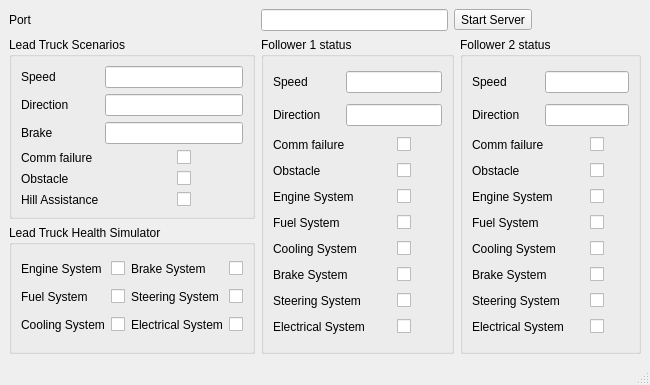
<?xml version="1.0" encoding="UTF-8"?>
<ui version="4.0">
 <class>MainWindow</class>
 <widget class="QMainWindow" name="MainWindow">
  <property name="geometry">
   <rect>
    <x>0</x>
    <y>0</y>
    <width>650</width>
    <height>385</height>
   </rect>
  </property>
  <property name="windowTitle">
   <string>Lead Truck</string>
  </property>
  <widget class="QWidget" name="centralwidget">
   <layout class="QGridLayout" name="gridLayout_5">
    <item row="0" column="0">
     <widget class="QLabel" name="label">
      <property name="text">
       <string>Port</string>
      </property>
     </widget>
    </item>
    <item row="2" column="0">
     <widget class="QGroupBox" name="groupBox_2">
      <property name="title">
       <string>Lead Truck Health Simulator</string>
      </property>
      <layout class="QGridLayout" name="gridLayout">
       <item row="1" column="0">
        <widget class="QLabel" name="label_3">
         <property name="text">
          <string>Fuel System</string>
         </property>
        </widget>
       </item>
       <item row="2" column="2">
        <widget class="QLabel" name="label_6">
         <property name="text">
          <string>Electrical System</string>
         </property>
        </widget>
       </item>
       <item row="2" column="0">
        <widget class="QLabel" name="label_7">
         <property name="text">
          <string>Cooling System</string>
         </property>
        </widget>
       </item>
       <item row="0" column="0">
        <widget class="QLabel" name="label_2">
         <property name="text">
          <string>Engine System</string>
         </property>
        </widget>
       </item>
       <item row="0" column="2">
        <widget class="QLabel" name="label_4">
         <property name="text">
          <string>Brake System</string>
         </property>
        </widget>
       </item>
       <item row="1" column="2">
        <widget class="QLabel" name="label_5">
         <property name="text">
          <string>Steering System</string>
         </property>
        </widget>
       </item>
       <item row="0" column="1">
        <widget class="QCheckBox" name="cbLeadEngineSystem">
         <property name="text">
          <string/>
         </property>
        </widget>
       </item>
       <item row="1" column="1">
        <widget class="QCheckBox" name="cbLeadFuelSystem">
         <property name="text">
          <string/>
         </property>
        </widget>
       </item>
       <item row="2" column="1">
        <widget class="QCheckBox" name="cbLeadCoolingSystem">
         <property name="text">
          <string/>
         </property>
        </widget>
       </item>
       <item row="0" column="3">
        <widget class="QCheckBox" name="cbLeadBrakeSystem">
         <property name="text">
          <string/>
         </property>
        </widget>
       </item>
       <item row="1" column="3">
        <widget class="QCheckBox" name="cbLeadSteeringSystem">
         <property name="text">
          <string/>
         </property>
        </widget>
       </item>
       <item row="2" column="3">
        <widget class="QCheckBox" name="cbLeadElectricalSystem">
         <property name="text">
          <string/>
         </property>
        </widget>
       </item>
      </layout>
     </widget>
    </item>
    <item row="1" column="3" rowspan="2" colspan="2">
     <widget class="QGroupBox" name="groupBox_4">
      <property name="title">
       <string>Follower 2 status</string>
      </property>
      <layout class="QGridLayout" name="gridLayout_4">
       <item row="3" column="2">
        <widget class="QCheckBox" name="checkF2Obstacle">
         <property name="text">
          <string/>
         </property>
        </widget>
       </item>
       <item row="4" column="0" colspan="2">
        <widget class="QLabel" name="label_30">
         <property name="text">
          <string>Engine System</string>
         </property>
        </widget>
       </item>
       <item row="4" column="2">
        <widget class="QCheckBox" name="checkF2EngineSystem">
         <property name="text">
          <string/>
         </property>
        </widget>
       </item>
       <item row="1" column="0">
        <widget class="QLabel" name="label_26">
         <property name="text">
          <string>Direction</string>
         </property>
        </widget>
       </item>
       <item row="7" column="0" colspan="2">
        <widget class="QLabel" name="label_33">
         <property name="text">
          <string>Brake System</string>
         </property>
        </widget>
       </item>
       <item row="8" column="0" colspan="2">
        <widget class="QLabel" name="label_34">
         <property name="text">
          <string>Steering System</string>
         </property>
        </widget>
       </item>
       <item row="0" column="0">
        <widget class="QLabel" name="label_25">
         <property name="text">
          <string>Speed</string>
         </property>
        </widget>
       </item>
       <item row="1" column="1" colspan="2">
        <widget class="QLineEdit" name="LineF2Direction"/>
       </item>
       <item row="2" column="0" colspan="2">
        <widget class="QLabel" name="label_27">
         <property name="text">
          <string>Comm failure</string>
         </property>
        </widget>
       </item>
       <item row="8" column="2">
        <widget class="QCheckBox" name="checkF2SteeringSystem">
         <property name="text">
          <string/>
         </property>
        </widget>
       </item>
       <item row="9" column="2">
        <widget class="QCheckBox" name="checkF2ElectricaSystem">
         <property name="text">
          <string/>
         </property>
        </widget>
       </item>
       <item row="0" column="1" colspan="2">
        <widget class="QLineEdit" name="lineF2Speed"/>
       </item>
       <item row="9" column="0" colspan="2">
        <widget class="QLabel" name="label_35">
         <property name="text">
          <string>Electrical System</string>
         </property>
        </widget>
       </item>
       <item row="7" column="2">
        <widget class="QCheckBox" name="checkF2BrakeSystem">
         <property name="text">
          <string/>
         </property>
        </widget>
       </item>
       <item row="6" column="0" colspan="2">
        <widget class="QLabel" name="label_32">
         <property name="text">
          <string>Cooling System</string>
         </property>
        </widget>
       </item>
       <item row="2" column="2">
        <widget class="QCheckBox" name="checkF2CommFailure">
         <property name="text">
          <string/>
         </property>
        </widget>
       </item>
       <item row="5" column="0">
        <widget class="QLabel" name="label_31">
         <property name="text">
          <string>Fuel System</string>
         </property>
        </widget>
       </item>
       <item row="5" column="2">
        <widget class="QCheckBox" name="checkF2FuelSystem">
         <property name="text">
          <string/>
         </property>
        </widget>
       </item>
       <item row="6" column="2">
        <widget class="QCheckBox" name="checkF2CoolingSystem">
         <property name="text">
          <string/>
         </property>
        </widget>
       </item>
       <item row="3" column="0">
        <widget class="QLabel" name="label_28">
         <property name="text">
          <string>Obstacle</string>
         </property>
        </widget>
       </item>
      </layout>
     </widget>
    </item>
    <item row="0" column="1">
     <widget class="QLineEdit" name="txtPort"/>
    </item>
    <item row="0" column="2" colspan="2">
     <widget class="QToolButton" name="btnStartServer">
      <property name="text">
       <string>Start Server</string>
      </property>
     </widget>
    </item>
    <item row="1" column="1" rowspan="2" colspan="2">
     <widget class="QGroupBox" name="groupBox_3">
      <property name="title">
       <string>Follower 1 status</string>
      </property>
      <layout class="QGridLayout" name="gridLayout_3">
       <item row="4" column="2">
        <widget class="QCheckBox" name="checkF1EngineSystem">
         <property name="text">
          <string/>
         </property>
        </widget>
       </item>
       <item row="3" column="2">
        <widget class="QCheckBox" name="checkF1Obstacle">
         <property name="text">
          <string/>
         </property>
        </widget>
       </item>
       <item row="5" column="0">
        <widget class="QLabel" name="label_18">
         <property name="text">
          <string>Fuel System</string>
         </property>
        </widget>
       </item>
       <item row="4" column="0" colspan="2">
        <widget class="QLabel" name="label_17">
         <property name="text">
          <string>Engine System</string>
         </property>
        </widget>
       </item>
       <item row="6" column="2">
        <widget class="QCheckBox" name="checkF1CoolingSystem">
         <property name="text">
          <string/>
         </property>
        </widget>
       </item>
       <item row="7" column="2">
        <widget class="QCheckBox" name="checkF1BrakeSystem">
         <property name="text">
          <string/>
         </property>
        </widget>
       </item>
       <item row="9" column="2">
        <widget class="QCheckBox" name="checkF1ElectricaSystem">
         <property name="text">
          <string/>
         </property>
        </widget>
       </item>
       <item row="0" column="0">
        <widget class="QLabel" name="label_13">
         <property name="text">
          <string>Speed</string>
         </property>
        </widget>
       </item>
       <item row="5" column="2">
        <widget class="QCheckBox" name="checkF1FuelSystem">
         <property name="text">
          <string/>
         </property>
        </widget>
       </item>
       <item row="2" column="0" colspan="2">
        <widget class="QLabel" name="label_23">
         <property name="text">
          <string>Comm failure</string>
         </property>
        </widget>
       </item>
       <item row="0" column="1" colspan="2">
        <widget class="QLineEdit" name="lineF1Speed"/>
       </item>
       <item row="6" column="0" colspan="2">
        <widget class="QLabel" name="label_19">
         <property name="text">
          <string>Cooling System</string>
         </property>
        </widget>
       </item>
       <item row="1" column="0">
        <widget class="QLabel" name="label_15">
         <property name="text">
          <string>Direction</string>
         </property>
        </widget>
       </item>
       <item row="2" column="2">
        <widget class="QCheckBox" name="checkF1CommFailure">
         <property name="text">
          <string/>
         </property>
        </widget>
       </item>
       <item row="7" column="0" colspan="2">
        <widget class="QLabel" name="label_20">
         <property name="text">
          <string>Brake System</string>
         </property>
        </widget>
       </item>
       <item row="8" column="0" colspan="2">
        <widget class="QLabel" name="label_22">
         <property name="text">
          <string>Steering System</string>
         </property>
        </widget>
       </item>
       <item row="3" column="0">
        <widget class="QLabel" name="label_14">
         <property name="text">
          <string>Obstacle</string>
         </property>
        </widget>
       </item>
       <item row="1" column="1" colspan="2">
        <widget class="QLineEdit" name="LineF1Direction"/>
       </item>
       <item row="9" column="0" colspan="2">
        <widget class="QLabel" name="label_21">
         <property name="text">
          <string>Electrical System</string>
         </property>
        </widget>
       </item>
       <item row="8" column="2">
        <widget class="QCheckBox" name="checkF1SteeringSystem">
         <property name="text">
          <string/>
         </property>
        </widget>
       </item>
      </layout>
     </widget>
    </item>
    <item row="1" column="0">
     <widget class="QGroupBox" name="groupBox">
      <property name="title">
       <string>Lead Truck Scenarios</string>
      </property>
      <layout class="QGridLayout" name="gridLayout_2">
       <item row="5" column="2">
        <widget class="QCheckBox" name="cbLeadHilAssistance">
         <property name="text">
          <string/>
         </property>
        </widget>
       </item>
       <item row="1" column="0">
        <widget class="QLabel" name="label_8">
         <property name="text">
          <string>Direction</string>
         </property>
        </widget>
       </item>
       <item row="5" column="0">
        <widget class="QLabel" name="label_9">
         <property name="text">
          <string>Hill Assistance</string>
         </property>
        </widget>
       </item>
       <item row="4" column="2">
        <widget class="QCheckBox" name="cbLeadObstacle">
         <property name="text">
          <string/>
         </property>
        </widget>
       </item>
       <item row="4" column="0">
        <widget class="QLabel" name="label_11">
         <property name="text">
          <string>Obstacle</string>
         </property>
        </widget>
       </item>
       <item row="3" column="0">
        <widget class="QLabel" name="label_10">
         <property name="text">
          <string>Comm failure</string>
         </property>
        </widget>
       </item>
       <item row="2" column="0">
        <widget class="QLabel" name="label_24">
         <property name="text">
          <string>Brake</string>
         </property>
        </widget>
       </item>
       <item row="3" column="2">
        <widget class="QCheckBox" name="cbLeadCommFailure">
         <property name="text">
          <string/>
         </property>
        </widget>
       </item>
       <item row="0" column="0">
        <widget class="QLabel" name="label_12">
         <property name="text">
          <string>Speed</string>
         </property>
        </widget>
       </item>
       <item row="2" column="1" colspan="2">
        <widget class="QLineEdit" name="lineLeadBrake"/>
       </item>
       <item row="1" column="1" colspan="2">
        <widget class="QLineEdit" name="lineLeadDirection"/>
       </item>
       <item row="0" column="1" colspan="2">
        <widget class="QLineEdit" name="lineLeadSpeed"/>
       </item>
      </layout>
     </widget>
    </item>
   </layout>
  </widget>
  <widget class="QMenuBar" name="menubar">
   <property name="geometry">
    <rect>
     <x>0</x>
     <y>0</y>
     <width>650</width>
     <height>17</height>
    </rect>
   </property>
  </widget>
  <widget class="QStatusBar" name="statusbar"/>
 </widget>
 <resources/>
 <connections/>
</ui>
